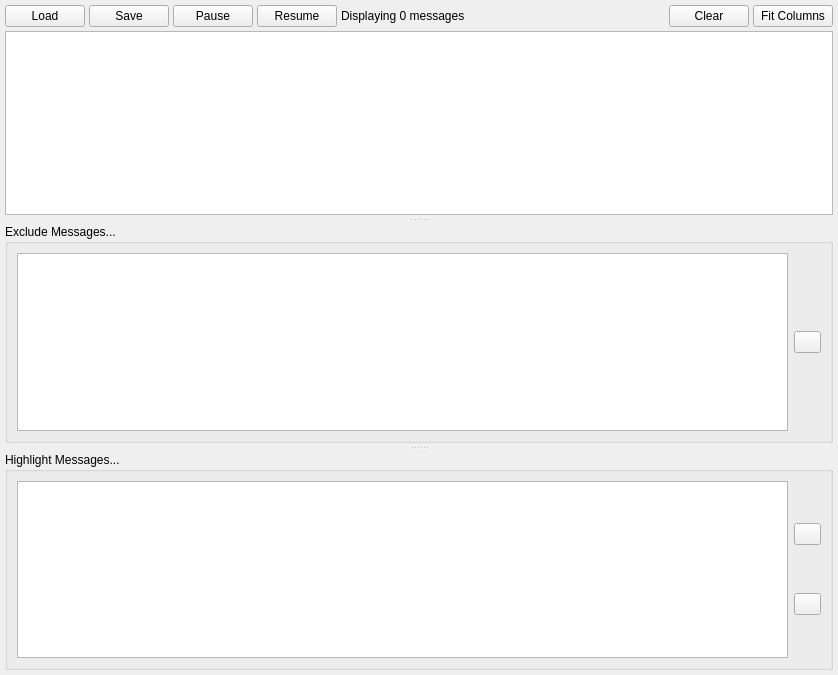
<?xml version="1.0" encoding="UTF-8"?>
<ui version="4.0">
 <class>ConsoleWidget</class>
 <widget class="QWidget" name="ConsoleWidget">
  <property name="geometry">
   <rect>
    <x>0</x>
    <y>0</y>
    <width>838</width>
    <height>675</height>
   </rect>
  </property>
  <property name="windowTitle">
   <string>Console</string>
  </property>
  <layout class="QVBoxLayout" name="verticalLayout">
   <property name="spacing">
    <number>4</number>
   </property>
   <property name="margin">
    <number>5</number>
   </property>
   <item>
    <layout class="QHBoxLayout" name="horizontalLayout">
     <property name="sizeConstraint">
      <enum>QLayout::SetMinAndMaxSize</enum>
     </property>
     <item>
      <widget class="QPushButton" name="load_button">
       <property name="toolTip">
        <string>Load a Message file</string>
       </property>
       <property name="text">
        <string>Load</string>
       </property>
       <property name="iconSize">
        <size>
         <width>16</width>
         <height>16</height>
        </size>
       </property>
      </widget>
     </item>
     <item>
      <widget class="QPushButton" name="save_button">
       <property name="toolTip">
        <string>Save currently displayed messages to a file</string>
       </property>
       <property name="text">
        <string>Save</string>
       </property>
       <property name="iconSize">
        <size>
         <width>16</width>
         <height>16</height>
        </size>
       </property>
      </widget>
     </item>
     <item>
      <widget class="QPushButton" name="pause_button">
       <property name="toolTip">
        <string>Pause the message stream</string>
       </property>
       <property name="text">
        <string>Pause</string>
       </property>
       <property name="iconSize">
        <size>
         <width>16</width>
         <height>16</height>
        </size>
       </property>
      </widget>
     </item>
     <item>
      <widget class="QPushButton" name="record_button">
       <property name="toolTip">
        <string>Resume the message stream</string>
       </property>
       <property name="text">
        <string>Resume</string>
       </property>
       <property name="iconSize">
        <size>
         <width>16</width>
         <height>16</height>
        </size>
       </property>
      </widget>
     </item>
     <item>
      <widget class="QLabel" name="messages_label">
       <property name="text">
        <string>Displaying 0 messages</string>
       </property>
      </widget>
     </item>
     <item>
      <spacer name="horizontalSpacer">
       <property name="orientation">
        <enum>Qt::Horizontal</enum>
       </property>
       <property name="sizeHint" stdset="0">
        <size>
         <width>40</width>
         <height>20</height>
        </size>
       </property>
      </spacer>
     </item>
     <item>
      <widget class="QPushButton" name="clear_button">
       <property name="text">
        <string>Clear</string>
       </property>
      </widget>
     </item>
     <item>
      <widget class="QPushButton" name="column_resize_button">
       <property name="toolTip">
        <string>Resizes message table columns to fit their contents exactly</string>
       </property>
       <property name="text">
        <string>Fit Columns</string>
       </property>
      </widget>
     </item>
    </layout>
   </item>
   <item>
    <layout class="QVBoxLayout" name="verticalLayout_2">
     <item>
      <widget class="QSplitter" name="table_splitter">
       <property name="orientation">
        <enum>Qt::Vertical</enum>
       </property>
       <property name="handleWidth">
        <number>9</number>
       </property>
       <property name="childrenCollapsible">
        <bool>true</bool>
       </property>
       <widget class="QWidget" name="PlaceHolder">
        <layout class="QVBoxLayout" name="verticalLayout_3">
         <item>
          <widget class="QTableView" name="table_view">
           <property name="alternatingRowColors">
            <bool>true</bool>
           </property>
           <property name="selectionBehavior">
            <enum>QAbstractItemView::SelectRows</enum>
           </property>
           <property name="iconSize">
            <size>
             <width>16</width>
             <height>16</height>
            </size>
           </property>
           <property name="horizontalScrollMode">
            <enum>QAbstractItemView::ScrollPerPixel</enum>
           </property>
           <property name="sortingEnabled">
            <bool>true</bool>
           </property>
           <attribute name="horizontalHeaderShowSortIndicator" stdset="0">
            <bool>false</bool>
           </attribute>
           <attribute name="verticalHeaderVisible">
            <bool>false</bool>
           </attribute>
          </widget>
         </item>
        </layout>
       </widget>
       <widget class="QSplitter" name="filter_splitter">
        <property name="orientation">
         <enum>Qt::Vertical</enum>
        </property>
        <property name="handleWidth">
         <number>9</number>
        </property>
        <property name="childrenCollapsible">
         <bool>true</bool>
        </property>
        <widget class="QGroupBox" name="exclude_group_box">
         <property name="toolTip">
          <string>Messages matching ANY of these rules will NOT be displayed</string>
         </property>
         <property name="title">
          <string>Exclude Messages...</string>
         </property>
         <layout class="QHBoxLayout" name="horizontalLayout_2">
          <item>
           <widget class="QTableWidget" name="exclude_table">
            <property name="alternatingRowColors">
             <bool>true</bool>
            </property>
            <property name="selectionMode">
             <enum>QAbstractItemView::NoSelection</enum>
            </property>
            <property name="columnCount">
             <number>1</number>
            </property>
            <attribute name="horizontalHeaderVisible">
             <bool>false</bool>
            </attribute>
            <attribute name="horizontalHeaderStretchLastSection">
             <bool>true</bool>
            </attribute>
            <attribute name="verticalHeaderVisible">
             <bool>false</bool>
            </attribute>
            <column/>
           </widget>
          </item>
          <item>
           <widget class="QPushButton" name="add_exclude_button">
            <property name="maximumSize">
             <size>
              <width>27</width>
              <height>16777215</height>
             </size>
            </property>
            <property name="toolTip">
             <string>Add new filter</string>
            </property>
            <property name="text">
             <string/>
            </property>
            <property name="iconSize">
             <size>
              <width>16</width>
              <height>16</height>
             </size>
            </property>
           </widget>
          </item>
         </layout>
        </widget>
        <widget class="QGroupBox" name="highlight_group_box">
         <property name="toolTip">
          <string>Messages matching ANY of these rules will be highlighted</string>
         </property>
         <property name="title">
          <string>Highlight Messages...</string>
         </property>
         <layout class="QHBoxLayout" name="horizontalLayout_3">
          <item>
           <widget class="QTableWidget" name="highlight_table">
            <property name="toolTip">
             <string/>
            </property>
            <property name="alternatingRowColors">
             <bool>true</bool>
            </property>
            <property name="selectionMode">
             <enum>QAbstractItemView::NoSelection</enum>
            </property>
            <property name="columnCount">
             <number>1</number>
            </property>
            <attribute name="horizontalHeaderVisible">
             <bool>false</bool>
            </attribute>
            <attribute name="horizontalHeaderStretchLastSection">
             <bool>true</bool>
            </attribute>
            <attribute name="verticalHeaderVisible">
             <bool>false</bool>
            </attribute>
            <column/>
           </widget>
          </item>
          <item>
           <layout class="QVBoxLayout" name="verticalLayout_4">
            <item>
             <widget class="QPushButton" name="highlight_exclude_button">
              <property name="maximumSize">
               <size>
                <width>27</width>
                <height>16777215</height>
               </size>
              </property>
              <property name="toolTip">
               <string>Show only highlighted rows</string>
              </property>
              <property name="text">
               <string/>
              </property>
              <property name="iconSize">
               <size>
                <width>16</width>
                <height>16</height>
               </size>
              </property>
              <property name="checkable">
               <bool>true</bool>
              </property>
              <property name="checked">
               <bool>false</bool>
              </property>
             </widget>
            </item>
            <item>
             <widget class="QPushButton" name="add_highlight_button">
              <property name="maximumSize">
               <size>
                <width>27</width>
                <height>16777215</height>
               </size>
              </property>
              <property name="toolTip">
               <string>Add new filter</string>
              </property>
              <property name="text">
               <string/>
              </property>
              <property name="iconSize">
               <size>
                <width>16</width>
                <height>16</height>
               </size>
              </property>
             </widget>
            </item>
           </layout>
          </item>
         </layout>
        </widget>
       </widget>
      </widget>
     </item>
    </layout>
   </item>
  </layout>
 </widget>
 <resources/>
 <connections/>
</ui>
